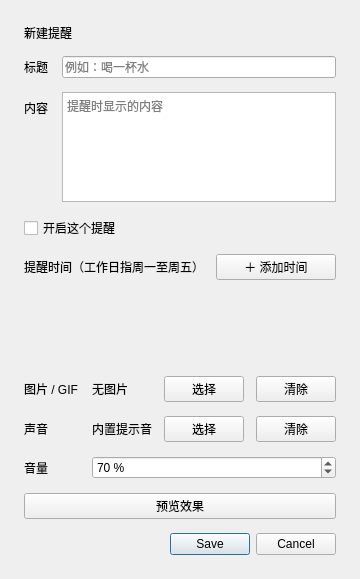
<?xml version='1.0' encoding='UTF-8'?>
<ui version="4.0">
 <class>ReminderEditor</class>
 <widget class="QDialog" name="ReminderEditor">
  <property name="windowTitle">
   <string>编辑提醒</string>
  </property>
  <layout class="QVBoxLayout" name="dialogLayout">
   <property name="leftMargin">
    <number>24</number>
   </property>
   <property name="topMargin">
    <number>24</number>
   </property>
   <property name="rightMargin">
    <number>24</number>
   </property>
   <property name="bottomMargin">
    <number>24</number>
   </property>
   <property name="spacing">
    <number>14</number>
   </property>
   <item>
    <widget class="QLabel" name="heading">
     <property name="text">
      <string>新建提醒</string>
     </property>
     <property name="role" stdset="0">
      <string>heading</string>
     </property>
    </widget>
   </item>
   <item>
    <layout class="QFormLayout" name="contentForm">
     <item row="0" column="0">
      <widget class="QLabel" name="titleEditLabel">
       <property name="text">
        <string>标题</string>
       </property>
      </widget>
     </item>
     <item row="0" column="1">
      <widget class="QLineEdit" name="titleEdit">
       <property name="maxLength">
        <number>200</number>
       </property>
       <property name="placeholderText">
        <string>例如：喝一杯水</string>
       </property>
      </widget>
     </item>
     <item row="1" column="0">
      <widget class="QLabel" name="bodyEditLabel">
       <property name="text">
        <string>内容</string>
       </property>
      </widget>
     </item>
     <item row="1" column="1">
      <widget class="QTextEdit" name="bodyEdit">
       <property name="placeholderText">
        <string>提醒时显示的内容</string>
       </property>
       <property name="maximumSize">
        <size>
         <width>16777215</width>
         <height>110</height>
        </size>
       </property>
      </widget>
     </item>
     <item row="2" column="0" colspan="2">
      <widget class="QCheckBox" name="enabledCheck">
       <property name="text">
        <string>开启这个提醒</string>
       </property>
      </widget>
     </item>
    </layout>
   </item>
   <item>
    <widget class="QWidget" name="rulesHeader">
     <layout class="QHBoxLayout" name="rulesHeaderLayout">
      <property name="leftMargin">
       <number>0</number>
      </property>
      <property name="topMargin">
       <number>0</number>
      </property>
      <property name="rightMargin">
       <number>0</number>
      </property>
      <property name="bottomMargin">
       <number>0</number>
      </property>
      <property name="spacing">
       <number>12</number>
      </property>
      <item>
       <widget class="QLabel" name="rulesCaption">
        <property name="text">
         <string>提醒时间（工作日指周一至周五）</string>
        </property>
       </widget>
      </item>
      <item>
       <widget class="QPushButton" name="addRule">
        <property name="text">
         <string>＋ 添加时间</string>
        </property>
       </widget>
      </item>
     </layout>
    </widget>
   </item>
   <item>
    <widget class="QScrollArea" name="rulesScroll">
     <property name="widgetResizable">
      <bool>true</bool>
     </property>
     <property name="frameShape">
      <enum>QFrame::NoFrame</enum>
     </property>
     <widget class="QWidget" name="rulesContents">
      <layout class="QVBoxLayout" name="rulesLayout">
       <property name="leftMargin">
        <number>0</number>
       </property>
       <property name="topMargin">
        <number>0</number>
       </property>
       <property name="rightMargin">
        <number>0</number>
       </property>
       <property name="bottomMargin">
        <number>0</number>
       </property>
       <property name="spacing">
        <number>8</number>
       </property>
      </layout>
     </widget>
    </widget>
   </item>
   <item>
    <layout class="QFormLayout" name="mediaForm">
     <item row="0" column="0">
      <widget class="QLabel" name="visualRowLabel">
       <property name="text">
        <string>图片 / GIF</string>
       </property>
      </widget>
     </item>
     <item row="0" column="1">
      <widget class="QWidget" name="visualRow">
       <layout class="QHBoxLayout" name="visualRowLayout">
        <property name="leftMargin">
         <number>0</number>
        </property>
        <property name="topMargin">
         <number>0</number>
        </property>
        <property name="rightMargin">
         <number>0</number>
        </property>
        <property name="bottomMargin">
         <number>0</number>
        </property>
        <property name="spacing">
         <number>12</number>
        </property>
        <item>
         <widget class="QLabel" name="visualLabel">
          <property name="text">
           <string>无图片</string>
          </property>
          <property name="wordWrap">
           <bool>true</bool>
          </property>
         </widget>
        </item>
        <item>
         <widget class="QPushButton" name="chooseVisual">
          <property name="text">
           <string>选择</string>
          </property>
         </widget>
        </item>
        <item>
         <widget class="QPushButton" name="clearVisual">
          <property name="text">
           <string>清除</string>
          </property>
         </widget>
        </item>
       </layout>
      </widget>
     </item>
     <item row="1" column="0">
      <widget class="QLabel" name="soundRowLabel">
       <property name="text">
        <string>声音</string>
       </property>
      </widget>
     </item>
     <item row="1" column="1">
      <widget class="QWidget" name="soundRow">
       <layout class="QHBoxLayout" name="soundRowLayout">
        <property name="leftMargin">
         <number>0</number>
        </property>
        <property name="topMargin">
         <number>0</number>
        </property>
        <property name="rightMargin">
         <number>0</number>
        </property>
        <property name="bottomMargin">
         <number>0</number>
        </property>
        <property name="spacing">
         <number>12</number>
        </property>
        <item>
         <widget class="QLabel" name="soundLabel">
          <property name="text">
           <string>内置提示音</string>
          </property>
          <property name="wordWrap">
           <bool>true</bool>
          </property>
         </widget>
        </item>
        <item>
         <widget class="QPushButton" name="chooseSound">
          <property name="text">
           <string>选择</string>
          </property>
         </widget>
        </item>
        <item>
         <widget class="QPushButton" name="clearSound">
          <property name="text">
           <string>清除</string>
          </property>
         </widget>
        </item>
       </layout>
      </widget>
     </item>
     <item row="2" column="0">
      <widget class="QLabel" name="volumeLabel">
       <property name="text">
        <string>音量</string>
       </property>
      </widget>
     </item>
     <item row="2" column="1">
      <widget class="QSpinBox" name="volume">
       <property name="minimum">
        <number>0</number>
       </property>
       <property name="maximum">
        <number>100</number>
       </property>
       <property name="value">
        <number>70</number>
       </property>
       <property name="suffix">
        <string> %</string>
       </property>
      </widget>
     </item>
    </layout>
   </item>
   <item>
    <widget class="QPushButton" name="previewButton">
     <property name="text">
      <string>预览效果</string>
     </property>
    </widget>
   </item>
   <item>
    <widget class="QDialogButtonBox" name="buttonBox">
     <property name="standardButtons">
      <set>QDialogButtonBox::Cancel|QDialogButtonBox::Save</set>
     </property>
    </widget>
   </item>
  </layout>
 </widget>
 <resources />
 <connections />
</ui>
